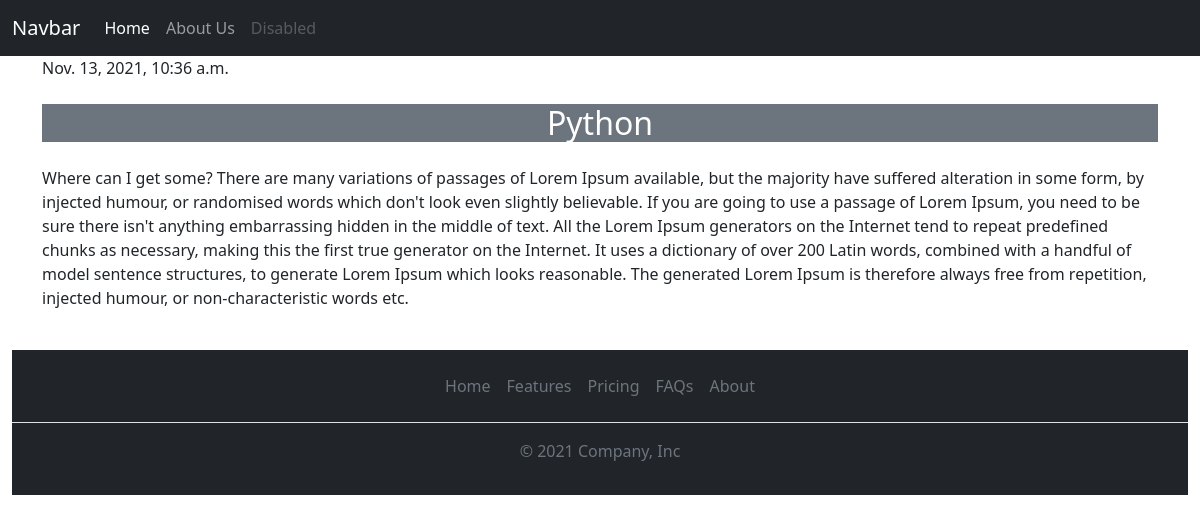
The app's page /post/2/ with its own data.
### blog/models.py (models this page shows, shortened)
class Post(models.Model):
    author = models.ForeignKey(settings.AUTH_USER_MODEL, on_delete=models.CASCADE)
    title = models.CharField(max_length=100)
    description = models.TextField()
    created_date = models.DateTimeField(auto_now_add=True)
    published_date = models.DateTimeField(blank=True, null=True)

### blog/views.py (the view)
# urls.py: path('post/<int:pk>/',DetailPageView.as_view(), name='detail'),
class DetailPageView(DetailView):
    template_name = 'detail.html'
    model = Post

### templates/detail.html (shortened to what this page needs)
{% extends "base.html" %}
{% block body %}
  <div class="container">
      <div class="row">
          <div class="col-12">
              <div class="post">
                  {% if post.published_date %}
                    <div class="date">
                        {{ post.published_date }}
                    </div>
                  {% endif %}
                  <h2 class="bg-secondary text-white text-center my-4">{{post.title}}</h2>
                  <p>{{post.description}}</p>
              </div>
          </div>
      </div>
  </div>
{% endblock body %}

### static/css/style.css (style rules this page uses)
body { font-size: 17px; background-color: #fdfdfd; }

### records on screen
Post: published_date "Nov. 13, 2021, 10:36 a.m.", title "Python", description "Where can I get some? There are many variations of passages of Lorem Ipsum available, but the majority have suffered alteration in some form, by injected humour, or randomised words which don't look even slightly believable. If you are going to use a passage of Lorem Ipsum, you need to be sure there isn't anything embarrassing hidden in the middle of text. All the Lorem Ipsum generators on the Internet tend to repeat predefined chunks as necessary, making this the first true generator on the Internet. It uses a dictionary of over 200 Latin words, combined with a handful of model sentence structures, to generate Lorem Ipsum which looks reasonable. The generated Lorem Ipsum is therefore…"
